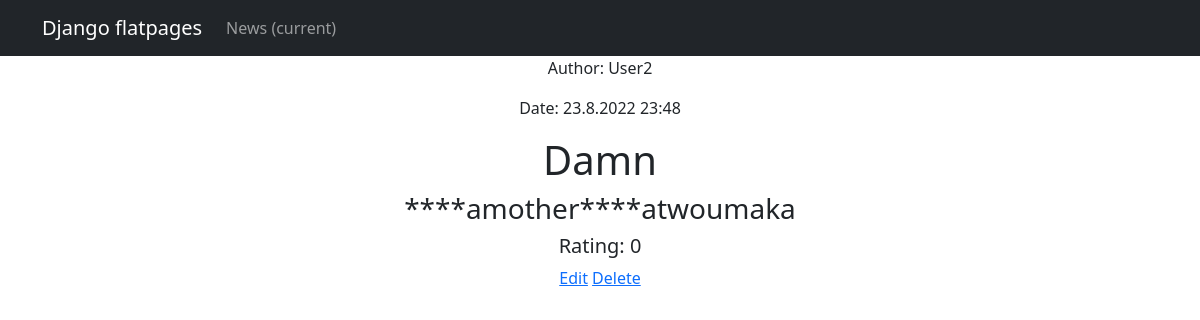
Screenshot of /posts/22 with the database file from the repository.
### news/models.py (models this page shows, shortened)
class Post(models.Model):
    news = 'NE'
    article = 'AR'
    NEWS_OR_ARTICLE = [
        (news, 'News'),
        (article, 'Article')
    ]
    author = models.ForeignKey(Author, on_delete=models.CASCADE, default=news)
    n_or_a = models.CharField(max_length=2, choices=NEWS_OR_ARTICLE)
    create_date = models.DateTimeField(auto_now_add=True)
    category = models.ManyToManyField(Category, through='PostCategory')
    title = models.CharField(max_length=120)
    body = models.TextField()
    post_rating = models.SmallIntegerField(default=0)

class Author(models.Model):
    user_rating = models.SmallIntegerField(default=0)
    user = models.OneToOneField(User, on_delete=models.CASCADE, primary_key=True)

### news/views.py (the view)
# urls.py: path('<int:pk>', PostDetail.as_view(), name='post_detail'),
class PostDetail(DetailView):
    model = Post
    template_name = "flatpages/post_detail.html"
    context_object_name = "post"

### news/templatetags/news_filters.py (called while the page is built)
@register.filter(
    name='censor'
)
def censor(value):
    bad_words = ['fuck', 'bitch', 'bastard']
    if isinstance(value, str):
        for word in bad_words:
            if word in str(value):
                length = len(word)
                return str(value.replace(word, '*'*length))
            return str(value)

### templates/flatpages/post_detail.html (shortened to what this page needs)
{% extends 'flatpages/default.html' %}
{% load news_filters %}
{% block content %}
    <p>Author: {{ post.author.user.username }}</p>
    <p>Date: {{ post.create_date.day }}.{{ post.create_date.month }}.{{ post.create_date.year }} {{ post.create_date.hour }}:{{ post.create_date.minute }}</p>
    <h1>{{ post.title|censor }}</h1>
    <h3>{{ post.body|censor }}</h3>
    <h5>Rating: {{ post.post_rating }}</h5>
    <a href="{% url 'post_update' post.id %}">Edit</a>
    <a href="{% url 'post_delete' post.id %}">Delete</a>
{% endblock content %}

### rows the page displays
Post: author.user.username "User2", create_date.day "23", create_date.month "8", create_date.year "2022", create_date.hour "23", create_date.minute "48", title|censor "Damn", body|censor "****amother****atwoumaka", post_rating "0"
